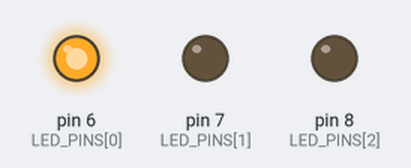
Simulated run of this sketch. Board: Arduino Uno, built with avr-gcc and run on an emulated ATmega328P. Parts: output pins drawn as LEDs (lit = HIGH).

Above: at 0.2 s.
At 0.7 s:
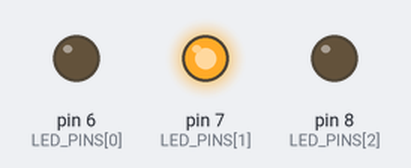
At 2.7 s:
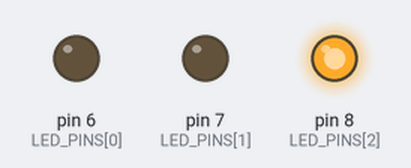
Timing chart, 0 to 3.5 s (numbered marks = the images above):
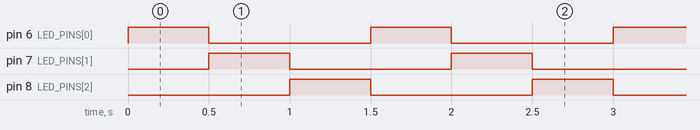

The sketch:

LED_Sequence_678.ino
```cpp
// Arduino Uno - LED Sequence
// 6, 7, 8번 핀 LED를 순서대로 하나씩 깜빡임 (6 → 7 → 8 → 6 ...)
//
// [회로]
// 각 핀 → 220Ω 저항 → LED 긴 다리(+),  짧은 다리(−) → GND

const int LED_PINS[] = {6, 7, 8};
const int NUM_LEDS = 3;
const int ON_MS = 500;                 // 한 LED가 켜져 있는 시간 (0.5초)

void setup() {
  for (int i = 0; i < NUM_LEDS; i++) {
    pinMode(LED_PINS[i], OUTPUT);
  }
}

void loop() {
  for (int i = 0; i < NUM_LEDS; i++) {
    digitalWrite(LED_PINS[i], HIGH);   // i번째 LED 켜기
    delay(ON_MS);
    digitalWrite(LED_PINS[i], LOW);    // 끄고 다음 LED로
  }
}
```

Measured:
- by itself, pin 6 (LED_PINS[0]), pin 7 (LED_PINS[1]), pin 8 (LED_PINS[2]): alternates HIGH for 0.50 s and LOW for 1.0 s
- by itself, everything shown: repeats every 1.5 s, in 4 steps
